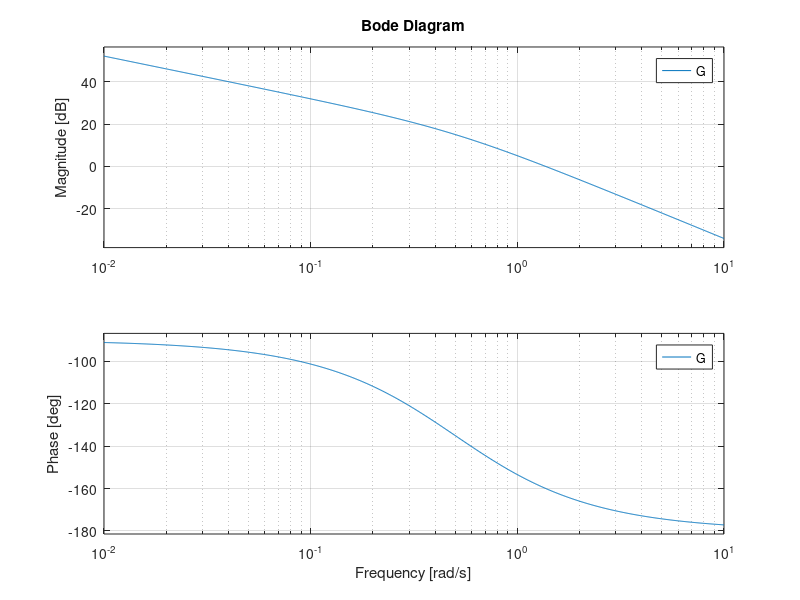
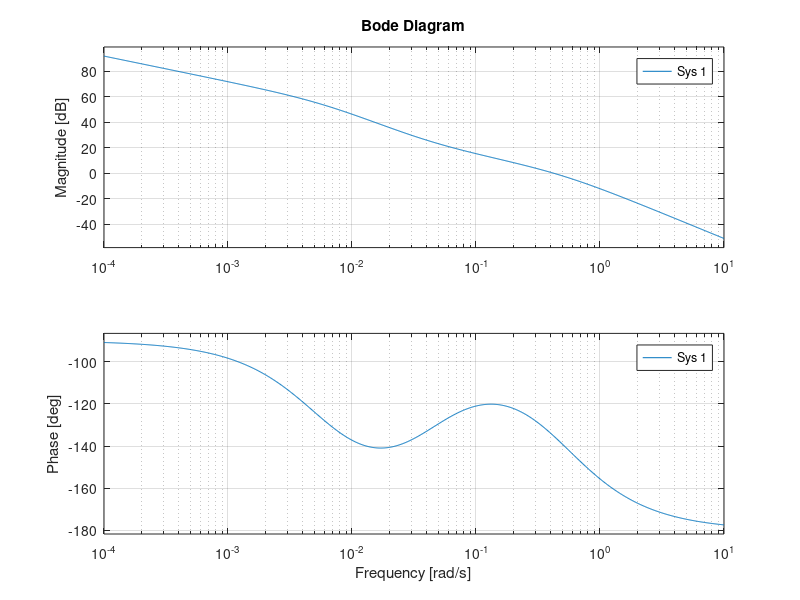

Source code (MATLAB) for these figures, in order:
s = tf('s')
G=4/(s*(2*s+1))
figure
hold on
bode(G)
hold off

old_phase_margin=20
new_phase_margin=40+10
w_new=0.426
alpha=10^(17.1/20)
tau=10/w_new

C=1/alpha*(s+(1/tau))/(s+1/(alpha*tau))

figure
hold on
bode(G*C)
hold off
